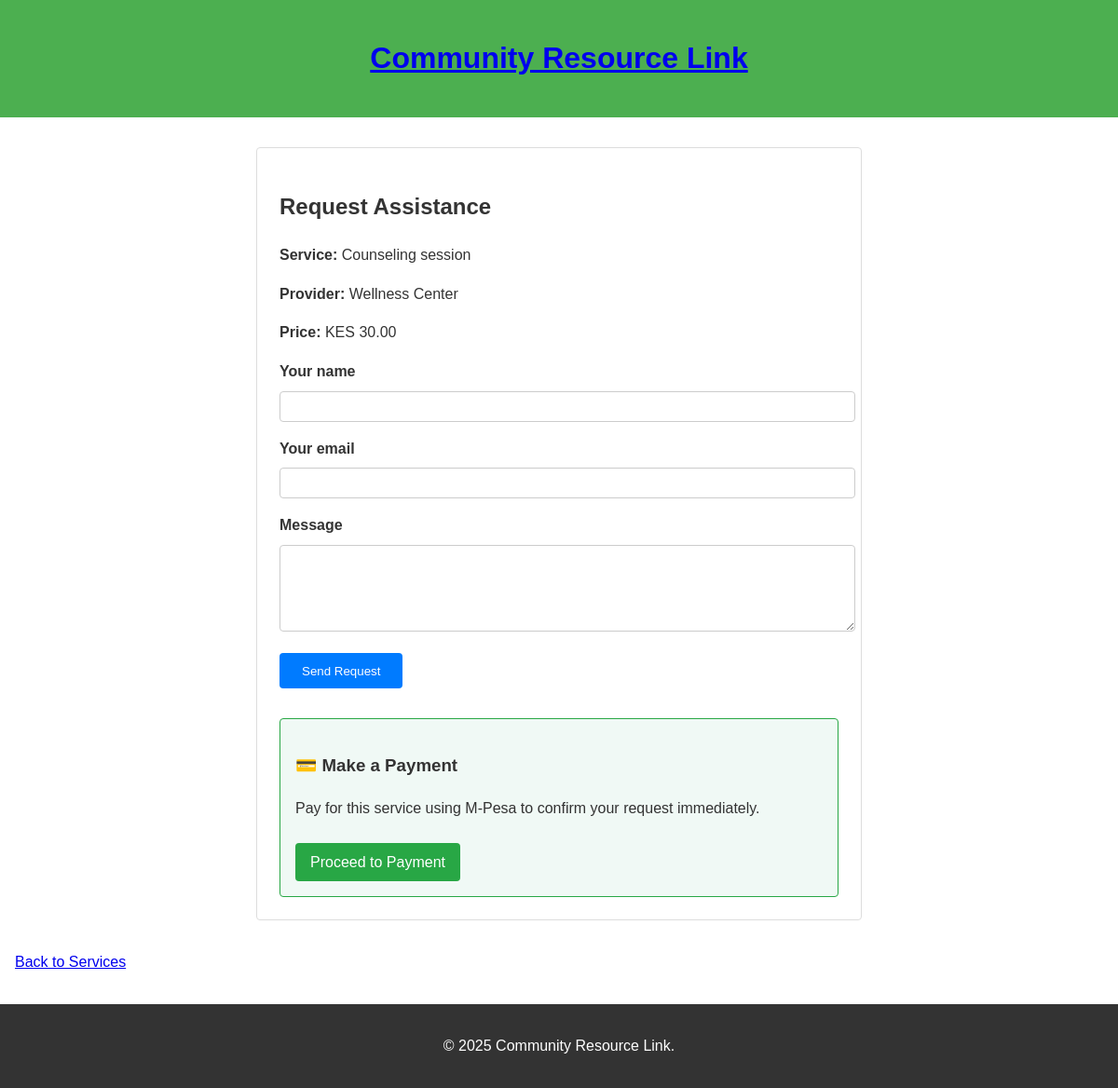
/request-assistance/?service=4, run on the app's committed database.
### services/models.py (models this page shows, shortened)
class Service(models.Model):
    provider = models.ForeignKey(ServiceProvider, on_delete=models.CASCADE)
    category = models.ForeignKey(ServiceCategory, on_delete=models.CASCADE)
    name = models.CharField(max_length=200)
    description = models.TextField()
    price = models.DecimalField(max_digits=10, decimal_places=2, null=True, blank=True)
    availability = models.BooleanField(default=True)
    created_at = models.DateTimeField(auto_now_add=True)

class ServiceProvider(models.Model):
    user = models.OneToOneField(User, on_delete=models.CASCADE)
    name = models.CharField(max_length=200)
    description = models.TextField(blank=True)
    contact_info = models.TextField()  # phone, email, etc.
    location = models.CharField(max_length=200)
    is_verified = models.BooleanField(default=False)
    created_at = models.DateTimeField(auto_now_add=True)

### services/views.py (the view, shortened to what this page needs)
# urls.py: path('request-assistance/', services_views.request_assistance, name='request_assistance'),
def request_assistance(request):
    service = None
    service_id = request.GET.get('service') or request.POST.get('service_id')
    if service_id:
        try:
            service = Service.objects.select_related('provider').get(pk=service_id)
        except Service.DoesNotExist:
            service = None
    return render(request, 'services/request_assistance.html', {'service': service})

### services/templates/services/request_assistance.html (shortened to what this page needs)
{% load static %}
<!DOCTYPE html>
<html lang="en">
<head>
    <link rel="stylesheet" href="{% static 'css/style.css' %}">
</head>
<body>
    <header>
        <h1><a href="{% url 'home' %}">Community Resource Link</a></h1>
    </header>
    <main>
        <div class="request-form">
            <h2>Request Assistance</h2>
            {% if service %}
                <p><strong>Service:</strong> {{ service.name }}</p>
                <p><strong>Provider:</strong> {{ service.provider.name }}</p>
                {% if service.price %}<p><strong>Price:</strong> KES {{ service.price }}</p>{% endif %}
            {% endif %}
            {% if not sent %}
                <form method="post" action="">
                    <div class="form-group">
                        <label for="name">Your name</label>
                        <input id="name" name="name" type="text" required>
                    </div>
                    <div class="form-group">
                        <label for="email">Your email</label>
                        <input id="email" name="email" type="email" required>
                    </div>
                    <div class="form-group">
                        <label for="message">Message</label>
                        <textarea id="message" name="message" rows="5" required></textarea>
                    </div>
                    <button type="submit">Send Request</button>
                </form>
                {% if service and service.price %}
                    <div class="payment-option">
                        <h3>💳 Make a Payment</h3>
                        <p>Pay for this service using M-Pesa to confirm your request immediately.</p>
                        <a href="{% url 'payments:initiate' %}?service={{ service.id }}">Proceed to Payment</a>
                    </div>
                {% endif %}
            {% endif %}
        </div>
        <p><a href="{% url 'services:index' %}">Back to Services</a></p>
    </main>
    <footer>
        <p>&copy; 2025 Community Resource Link.</p>
    </footer>
</body>
</html>

### static/css/style.css (style rules this page uses)
body { font-family: Arial, sans-serif; margin: 0; padding: 0; line-height: 1.6; color: #333; }
header { background-color: #4CAF50; color: white; padding: 1rem; text-align: center; }
main { max-width: 1200px; margin: 2rem auto; padding: 0 1rem; }
footer { background-color: #333; color: white; text-align: center; padding: 1rem; margin-top: 2rem; }

### services/templates/services/request_assistance.html (style rules this page uses)
.request-form { max-width: 600px; margin: 2rem auto; padding: 1.5rem; border: 1px solid #ddd; border-radius: 4px; }
.form-group { margin-bottom: 1rem; }
label { display: block; font-weight: bold; margin-bottom: 0.5rem; }
input[type="text"], input[type="email"], textarea { width: 100%; padding: 0.5rem; border: 1px solid #ccc; border-radius: 4px; font-family: inherit; }
textarea { resize: vertical; }
button { background-color: #007bff; color: white; padding: 0.7rem 1.5rem; border: none; border-radius: 4px; cursor: pointer; }
.payment-option { margin-top: 2rem; padding: 1rem; background-color: #f0f9f5; border: 1px solid #28a745; border-radius: 4px; }
.payment-option a { display: inline-block; margin-top: 0.5rem; padding: 0.5rem 1rem; background-color: #28a745; color: white; text-decoration: none; border-radius: 4px; }

### data on the page
Service: name "Counseling session", provider.name "Wellness Center", price "30.00"
